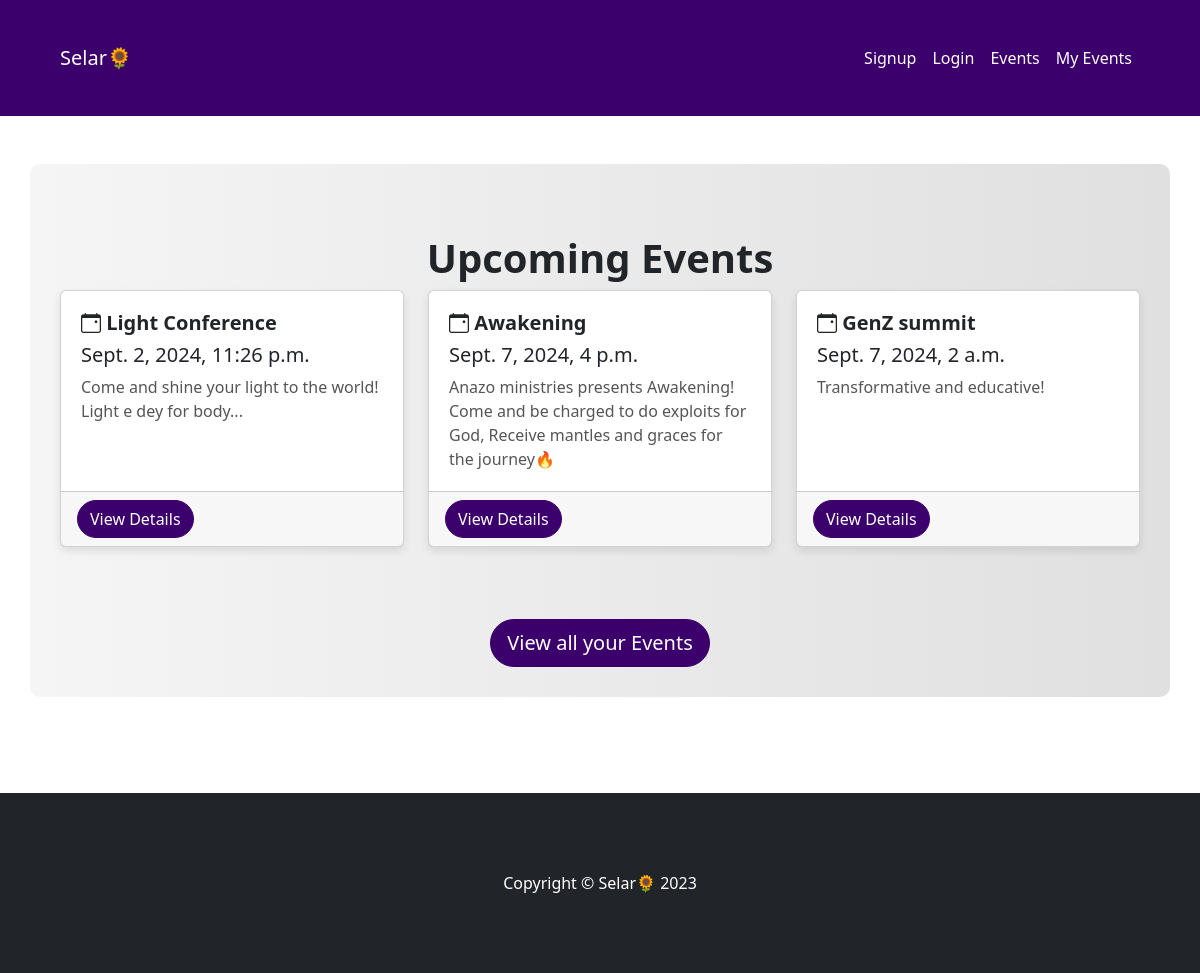
The page / on the database its author committed.
### events/models.py (models this page shows, shortened)
class Event(models.Model):
    title = models.CharField(max_length=100)
    description = models.TextField()
    date = models.DateTimeField()
    location = models.CharField(max_length=100)
    organizer = models.CharField(max_length=50, default = 'Selar')

### events/views.py (the view)
# urls.py: path('', views.event_list, name='event_list'),
def event_list(request):
    events = Event.objects.all()
    return render(request, 'event_list.html', {'events': events})

### events/templates/event_list.html (shortened to what this page needs)
{% load static %}
<!DOCTYPE html>
<html lang="en">
    <head>
        <link href="https://cdn.jsdelivr.net/npm/bootstrap-icons@1.5.0/font/bootstrap-icons.css" rel="stylesheet" />
        <link href="{% static 'css/styles.css' %}" rel="stylesheet" />
    </head>
    <body>
        <nav class="navbar navbar-expand-lg navbar-dark">
            <div class="container">
                <a class="navbar-brand" href="{% url 'event_list' %}">Selar🌻</a>
                <div class="collapse navbar-collapse" id="navbarResponsive">
                    <ul class="navbar-nav ms-auto">
                        {% if user.is_authenticated %}
                    <li class="nav-item"><a class="nav-link" href="{% url 'event_list' %}">Events</a></li>
                    <li class="nav-item"><a class="nav-link" href="{% url 'manage_registration' %}">My Events</a></li>
                    <li class="nav-item"><a class="nav-link" href="{% url 'logout_user' %}">Logout</a></li>
                {% else %}
                    <li class="nav-item"><a class="nav-link" href="{% url 'signup' %}">Signup</a></li>
                    <li class="nav-item"><a class="nav-link" href="{% url 'login' %}">Login</a></li>
                    <li class="nav-item"><a class="nav-link" href="{% url 'event_list' %}">Events</a></li>
                    <li class="nav-item"><a class="nav-link" href="{% url 'manage_registration' %}">My Events</a></li>
                {% endif %}
                    </ul>
                </div>
            </div>
        </nav>
        <div class="container mt-5">
            <h1 class="text-center">Upcoming Events</h1>
            <div class="row">
                {% for event in events %}
                <div class="col-lg-4 col-md-6 mb-4">
                    <div class="card h-100">
                        <div class="card-body">
                            <h4 class="card-title"><i class="bi bi-calendar-event"></i> {{ event.title }}</h4>
                            <h5>{{ event.date }}</h5>
                            <p class="card-text">{{ event.description|truncatewords:20 }}</p>
                        </div>
                        <div class="card-footer">
                            <a href="{% url 'event_detail' event.id %}" class="btn btn-primary">View Details</a>
                        </div>
                    </div>
                </div>
                {% empty %}
                <p class="text-center">No upcoming events at the moment. Please check back later.</p>
                {% endfor %}
            </div>
            <div class="text-center mt-5">
                <a href="{% url 'manage_registration' %}" class="btn btn-success btn-lg">View all your Events</a>
            </div>
        </div>
        <br></br> <br></br>
        <footer class="py-5 bg-dark">
            <div class="container">
                <p class="m-0 text-center text-white">Copyright &copy; Selar🌻 2023</p>
            </div>
        </footer>
    </body>
</html>

### events/templates/event_list.html (style rules this page uses)
.navbar-dark { background-color: #3b006b; }
.btn-primary, .btn-success { background-color: #3b006b; border-color: #3b006b; border-radius: 25px; transition: background-color 0.3s, border-color 0.3s; }
.card { transition: transform 0.3s, box-shadow 0.3s; box-shadow: 0 4px 8px rgba(0,0,0,0.1); }
.container { padding: 30px; }
.card-body { padding: 20px; }
.text-center { margin-top: 40px; }
h1 { font-size: 2.5rem; font-weight: bold; }
.card-title { font-size: 1.25rem; font-weight: 600; }
.card-text { font-size: 1rem; color: #555; }
.container.mt-5 { background: linear-gradient(to right, #f5f5f5, #e0e0e0); padding: 30px; border-radius: 10px; }
.navbar-dark .navbar-nav .nav-link { color: #fff; transition: color 0.3s; }

### rows shown on the page
Event: title "Light Conference", date "Sept. 2, 2024, 11:26 p.m.", description "Come and shine your light to the world! Light e dey for body..."
Event: title "Awakening", date "Sept. 7, 2024, 4 p.m.", description "Anazo ministries presents Awakening! Come and be charged to do exploits for God, Receive mantles and graces for the journey🔥"
Event: title "GenZ summit", date "Sept. 7, 2024, 2 a.m.", description "Transformative and educative!"
